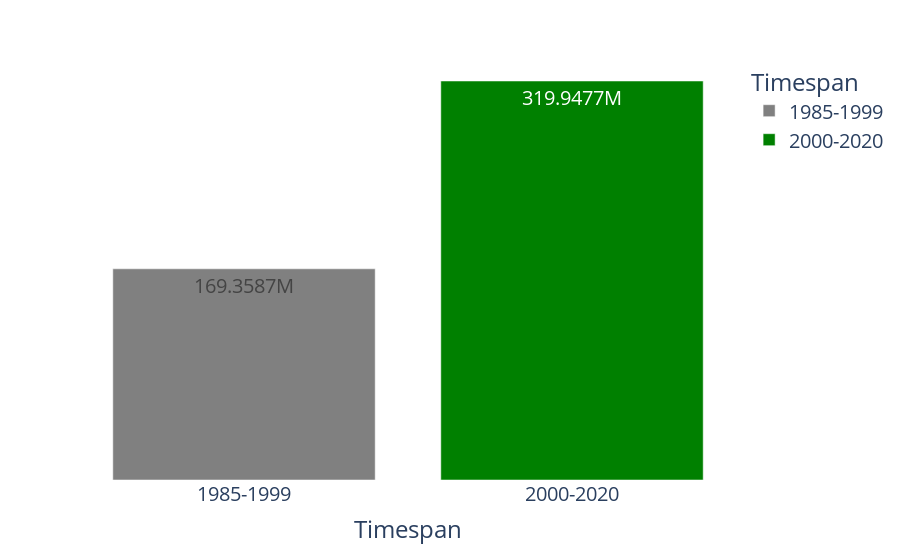

Notebook code cell kept with this figure:
### Markdown cell above
Comparison between Average investment from 1985-1999 vs 2000-2020

### Code cell
#filtering years after 2004 since it has a pattern of normal distribution
filtereddf=data.loc[(data['Starting Year']>=2000)]
filtereddf
beforetwothousanddf=data.loc[(data['Starting Year']<2000)]
# mean=data['Funding Amount in $'].mean()#avg investment across the years
# mean
mean1=filtereddf['Funding Amount in $'].mean()
beforetwothousandmean=beforetwothousanddf['Funding Amount in $'].mean()
mean1#avg investment value from 2000-2020
beforetwothousandmean#avg investment value from 1985-1999


comparisondata=[[beforetwothousandmean],[mean1]]

#dataframe to show comparison before 2000 vs after 2000
comparisondf=pd.DataFrame(comparisondata,columns=['Avg Investment Amount'])
comparisondf['Timespan']=['1985-1999','2000-2020']
comparisondf

#plotting the graph
fig=px.bar(comparisondf,x='Timespan',y='Avg Investment Amount',template='plotly_white',text_auto=True,color='Timespan',color_discrete_sequence=['grey','green']).update_yaxes(visible=False).update_layout(font=dict(size=20))
fig.show()
comparisondf

#2000-2020 has seen nearly a 2x increase in investment

### Figure 1 — Plotly figure (JSON) as saved in the notebook; plotly's stock layout.template omitted (floating-point values rounded to 4 significant figures)
{"data": [{"alignmentgroup": "True", "hovertemplate": "Timespan=%{x}<br>Avg Investment Amount=%{y}<extra></extra>", "legendgroup": "1985-1999", "marker": {"color": "grey", "pattern": {"shape": ""}}, "name": "1985-1999", "offsetgroup": "1985-1999", "orientation": "v", "showlegend": true, "textposition": "auto", "texttemplate": "%{y}", "type": "bar", "x": ["1985-1999"], "xaxis": "x", "y": [169358722], "yaxis": "y"}, {"alignmentgroup": "True", "hovertemplate": "Timespan=%{x}<br>Avg Investment Amount=%{y}<extra></extra>", "legendgroup": "2000-2020", "marker": {"color": "green", "pattern": {"shape": ""}}, "name": "2000-2020", "offsetgroup": "2000-2020", "orientation": "v", "showlegend": true, "textposition": "auto", "texttemplate": "%{y}", "type": "bar", "x": ["2000-2020"], "xaxis": "x", "y": [319900000.0], "yaxis": "y"}], "layout": {"barmode": "relative", "font": {"size": 20}, "legend": {"title": {"text": "Timespan"}, "tracegroupgap": 0}, "margin": {"t": 60}, "xaxis": {"anchor": "y", "categoryarray": ["1985-1999", "2000-2020"], "categoryorder": "array", "domain": [0, 1], "title": {"text": "Timespan"}}, "yaxis": {"anchor": "x", "domain": [0, 1], "title": {"text": "Avg Investment Amount"}, "visible": false}}}
